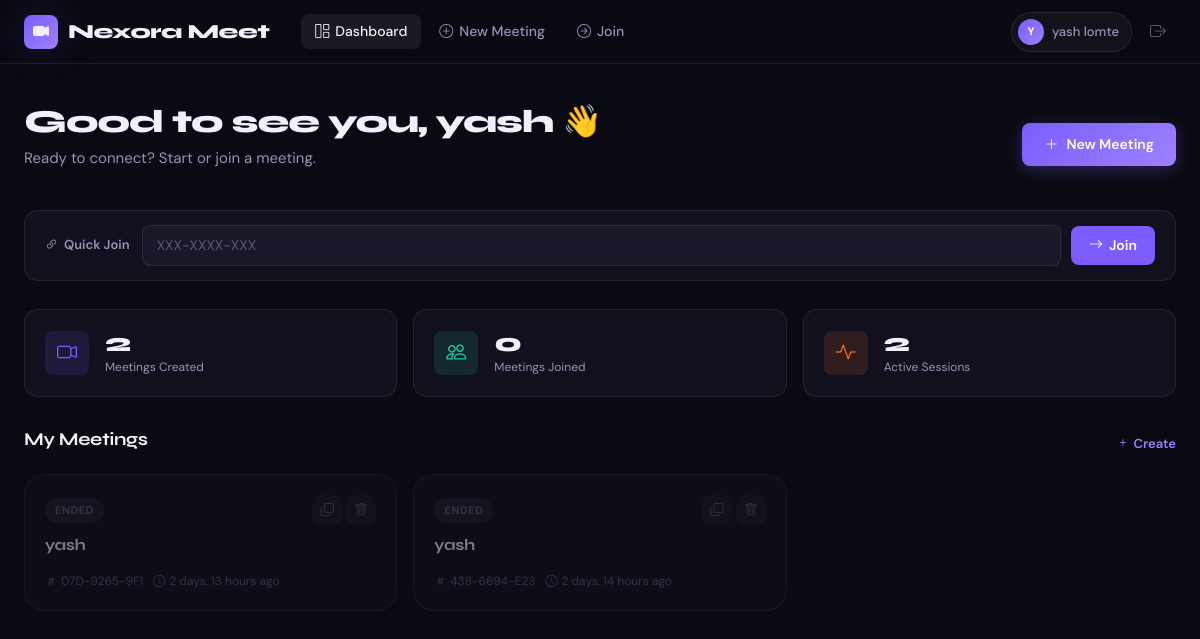
The app's page /meetings/dashboard/ (signed in) with its own data.
### meetings/models.py (models this page shows, shortened)
class Meeting(models.Model):
    host         = models.ForeignKey(User, on_delete=models.CASCADE, related_name='hosted_meetings')
    meeting_id   = models.CharField(max_length=20, unique=True, blank=True)
    title        = models.CharField(max_length=200)
    description  = models.TextField(blank=True)
    scheduled_at = models.DateTimeField(null=True, blank=True)
    created_at   = models.DateTimeField(auto_now_add=True)
    is_active    = models.BooleanField(default=True)
    participants = models.ManyToManyField(User, related_name='joined_meetings', blank=True)
    class Meta:
        ordering = ['-created_at']
    password = models.CharField(
        max_length=50,
        blank=True,
        null=True
    )

### meetings/views.py (the view)
# urls.py: path('dashboard/',              views.dashboard,      name='dashboard'),
@login_required
def dashboard(request):
    hosted   = Meeting.objects.filter(host=request.user)
    joined   = request.user.joined_meetings.exclude(host=request.user)
    join_form = JoinMeetingForm()
    return render(request, 'meetings/dashboard.html', {
        'hosted':    hosted,
        'joined':    joined,
        'join_form': join_form,
    })

### meetings/forms.py
class JoinMeetingForm(forms.Form):
    meeting_id=forms.CharField(
        max_length=20,
        widget=forms.TextInput(
            attrs={
                'class':'form-control custom-input join-input',
                'placeholder':'XXX-XXXX-XXX'
            }
        )
    )
    password=forms.CharField(
        required=False,
        widget=forms.PasswordInput(
            attrs={
                'class':'form-control custom-input',
                'placeholder':'Meeting password'
            }
        )
    )

### meetings/templates/meetings/dashboard.html (shortened to what this page needs)
{% extends 'base.html' %}
{% block content %}
<div class="page-container">
  <div class="dashboard-hero">
    <div>
      <h1 class="page-title">Good to see you, {{ user.first_name|default:user.username }} 👋</h1>
      <p class="page-sub">Ready to connect? Start or join a meeting.</p>
    </div>
    <div class="hero-actions">
      <a href="{% url 'create_meeting' %}" class="btn-hero-primary">
        <i class="bi bi-plus-lg"></i> New Meeting
      </a>
    </div>
  </div>
  <div class="quick-join-bar">
    <div class="quick-join-label">
      <i class="bi bi-link-45deg"></i>
      Quick Join
    </div>
    <form method="post" action="{% url 'join_meeting' %}" class="quick-join-form">
      {{ join_form.meeting_id }}
      <button type="submit" class="btn-join-sm">
        <i class="bi bi-arrow-right"></i> Join
      </button>
    </form>
  </div>
  <div class="stats-row">
    <div class="stat-card">
      <div class="stat-card-icon"><i class="bi bi-camera-video"></i></div>
      <div>
        <div class="stat-card-num">{{ hosted.count }}</div>
        <div class="stat-card-label">Meetings Created</div>
      </div>
    </div>
    <div class="stat-card">
      <div class="stat-card-icon accent-green"><i class="bi bi-people"></i></div>
      <div>
        <div class="stat-card-num">{{ joined.count }}</div>
        <div class="stat-card-label">Meetings Joined</div>
      </div>
    </div>
    <div class="stat-card">
      <div class="stat-card-icon accent-orange"><i class="bi bi-activity"></i></div>
      <div>
        <div class="stat-card-num">{{ hosted.filter.count|default:"–" }}</div>
        <div class="stat-card-label">Active Sessions</div>
      </div>
    </div>
  </div>
  <div class="section-block">
    <div class="section-header">
      <h3 class="section-title">My Meetings</h3>
      <a href="{% url 'create_meeting' %}" class="section-action">
        <i class="bi bi-plus"></i> Create
      </a>
    </div>
    {% if hosted %}
      <div class="meetings-grid">
        {% for m in hosted %}
        <div class="meeting-card {% if not m.is_active %}meeting-ended{% endif %}">
          <div class="meeting-card-top">
            <div class="meeting-badge {% if m.is_active %}badge-active{% else %}badge-ended{% endif %}">
              {% if m.is_active %}Live{% else %}Ended{% endif %}
            </div>
            <div class="meeting-actions-top">
              <button class="icon-btn copy-btn" data-id="{{ m.meeting_id }}" title="Copy ID">
                <i class="bi bi-copy"></i>
              </button>
              <a href="{% url 'delete_meeting' m.meeting_id %}" class="icon-btn danger-btn" title="Delete"
                 onclick="return confirm('Delete permanently?')">
                <i class="bi bi-trash"></i>
              </a>
            </div>
          </div>
          <h4 class="meeting-title">{{ m.title }}</h4>
          <div class="meeting-meta">
            <span><i class="bi bi-hash"></i> {{ m.meeting_id }}</span>
            {% if m.scheduled_at %}
              <span><i class="bi bi-calendar"></i> {{ m.scheduled_at|date:"M d, H:i" }}</span>
            {% else %}
              <span><i class="bi bi-clock"></i> {{ m.created_at|timesince }} ago</span>
            {% endif %}
          </div>
        </div>
        {% endfor %}
      </div>
    {% else %}
      <div class="empty-state">
        <div class="empty-icon"><i class="bi bi-calendar-x"></i></div>
        <p>No meetings yet. <a href="{% url 'create_meeting' %}">Create your first one →</a></p>
      </div>
    {% endif %}
  </div>
</div>
{% endblock %}

### templates/base.html (shortened to what this page needs)
{% load static %}
<!DOCTYPE html>
<html lang="en">
<head>
  <link href="https://cdn.jsdelivr.net/npm/bootstrap@5.3.2/dist/css/bootstrap.min.css" rel="stylesheet" />
  <link href="https://cdn.jsdelivr.net/npm/bootstrap-icons@1.11.3/font/bootstrap-icons.css" rel="stylesheet" />
  {% load static %}
  <link rel="stylesheet" href="{% static 'css/style.css' %}" />
</head>
<body>
{% if user.is_authenticated %}
<nav class="nexmeet-nav">
  <div class="nav-brand">
    <div class="brand-icon"><i class="bi bi-camera-video-fill"></i></div>
    <span class="brand-name">Nexora Meet</span>
  </div>
  <div class="nav-links">
    <a href="{% url 'dashboard' %}" class="nav-link-item {% if request.resolver_match.url_name == 'dashboard' %}active{% endif %}">
      <i class="bi bi-grid-1x2"></i> Dashboard
    </a>
    <a href="{% url 'create_meeting' %}" class="nav-link-item {% if request.resolver_match.url_name == 'create_meeting' %}active{% endif %}">
      <i class="bi bi-plus-circle"></i> New Meeting
    </a>
    <a href="{% url 'join_meeting' %}" class="nav-link-item {% if request.resolver_match.url_name == 'join_meeting' %}active{% endif %}">
      <i class="bi bi-arrow-right-circle"></i> Join
    </a>
  </div>
  <div class="nav-user">
    <a href="{% url 'profile' %}" class="user-chip">
      <div class="user-avatar-sm">{{ user.username|first|upper }}</div>
      <span>{{ user.get_full_name|default:user.username }}</span>
    </a>
    <a href="{% url 'logout' %}" class="logout-btn" title="Sign out">
      <i class="bi bi-box-arrow-right"></i>
    </a>
  </div>
</nav>
{% endif %}
<main class="{% if user.is_authenticated %}main-with-nav{% endif %}">
  {% block content %}{% endblock %}
</main>
</body>
</html>

### records on screen
Meeting: is_active "ENDED", title "yash", meeting_id "07D-9265-9F1", created_at "2 days, 13 hours"
Meeting: is_active "ENDED", title "yash", meeting_id "438-6694-E23", created_at "2 days, 14 hours"

### other values on screen
{{ user.username|first|upper }} "Y"
{{ user.get_full_name|default:user.username }} "yash lomte"
{{ user.first_name|default:user.username }} "yash"
{{ hosted.count }} "2"
{{ joined.count }} "0"
{{ hosted.filter.count|default:"–" }} "2"
